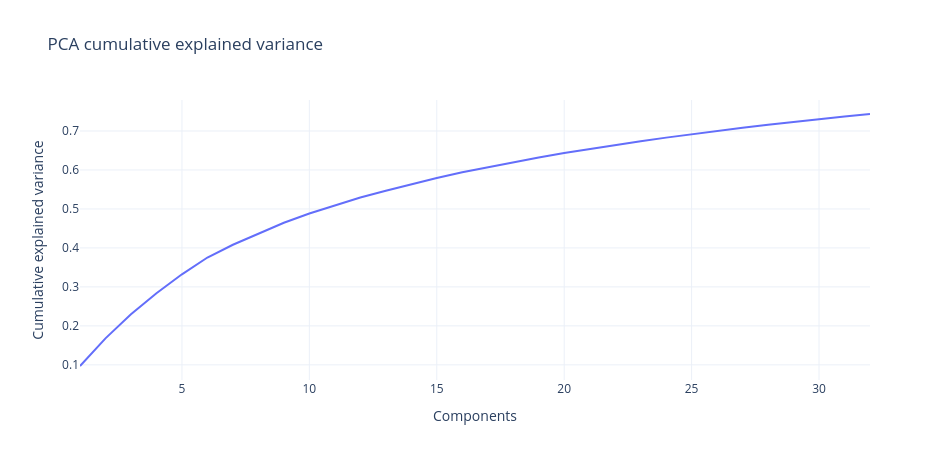
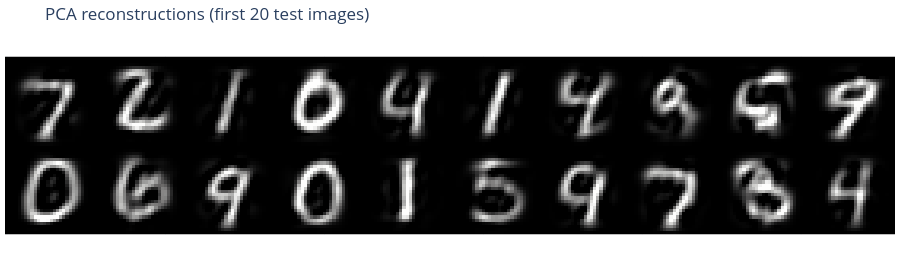
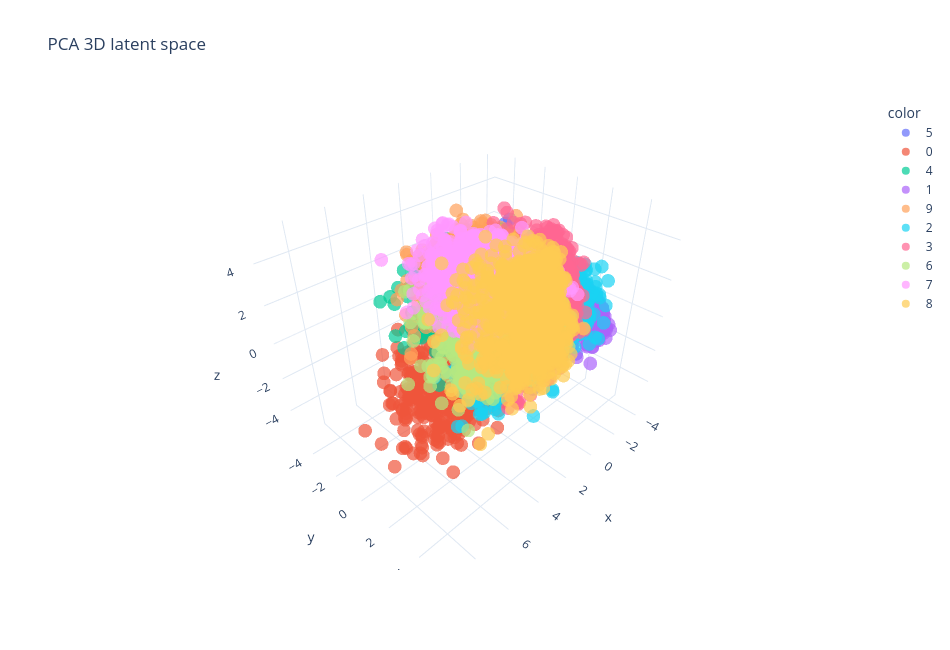

These figures' notebook cell, in order:
### Markdown cell above
## Stage 2 - PCA baseline

We fit PCA on flattened images, inspect explained variance, and compare reconstruction quality against neural approaches later.

### Code cell
pca_train_ds = datasets.MNIST(root=DATA_DIR, train=True, transform=base_transform, download=True)
pca_test_ds = datasets.MNIST(root=DATA_DIR, train=False, transform=base_transform, download=True)
pca_train_images = torch.stack([pca_train_ds[i][0] for i in range(len(pca_train_ds))])
pca_train_labels = torch.tensor([pca_train_ds[i][1] for i in range(len(pca_train_ds))])
pca_test_images = torch.stack([pca_test_ds[i][0] for i in range(len(pca_test_ds))])
pca_test_labels = torch.tensor([pca_test_ds[i][1] for i in range(len(pca_test_ds))])

train_flat = pca_train_images.view(len(pca_train_images), -1).numpy()
test_flat = pca_test_images.view(len(pca_test_images), -1).numpy()

pca_components = 32
pca = PCA(n_components=pca_components, random_state=SEED)
pca.fit(train_flat)

test_proj = pca.transform(test_flat)
test_recon = pca.inverse_transform(test_proj)
eps = 1e-8
pca_bce = float(-np.mean(
    np.clip(test_flat, 0, 1) * np.log(np.clip(test_recon, eps, 1 - eps))
    + (1 - np.clip(test_flat, 0, 1)) * np.log(np.clip(1 - test_recon, eps, 1 - eps))
))
print("PCA BCE:", pca_bce)

cum_var = np.cumsum(pca.explained_variance_ratio_)
fig_var = px.line(
    x=np.arange(1, pca_components + 1),
    y=cum_var,
    labels={"x": "Components", "y": "Cumulative explained variance"},
    title="PCA explained variance",
)
style_fig(fig_var, "PCA cumulative explained variance").show()

pca_recon_images = np.clip(test_recon.reshape(-1, 28, 28), 0, 1)
fig_pca_recon = show_image_grid(pca_recon_images[:20], "PCA reconstructions (first 20 test images)", ncols=10)
fig_pca_recon.show()

pca3 = PCA(n_components=3, random_state=SEED)
latent3 = pca3.fit_transform(train_flat[:8000])
fig_pca_latent = px.scatter_3d(
    x=latent3[:, 0],
    y=latent3[:, 1],
    z=latent3[:, 2],
    color=pca_train_labels[:8000].numpy().astype(str),
    opacity=0.7,
    title="PCA 3D latent space",
)
fig_pca_latent.update_layout(template="plotly_white", width=950, height=650)
fig_pca_latent.show()

### Figure 1 — Plotly figure (JSON) as saved in the notebook; plotly's stock layout.template omitted (floating-point values rounded to 4 significant figures)
{"data": [{"hovertemplate": "Components=%{x}<br>Cumulative explained variance=%{y}<extra></extra>", "legendgroup": "", "line": {"color": "#636efa", "dash": "solid"}, "marker": {"symbol": "circle"}, "mode": "lines", "name": "", "orientation": "v", "showlegend": false, "type": "scatter", "x": [1, 2, 3, 4, 5, 6, 7, 8, 9, 10, 11, 12, 13, 14, 15, 16, 17, 18, 19, 20, 21, 22, 23, 24, 25, 26, 27, 28, 29, 30, 31, 32], "xaxis": "x", "y": [0.09704, 0.168, 0.2297, 0.2836, 0.3323, 0.3754, 0.4081, 0.4369, 0.4646, 0.4881, 0.5092, 0.5295, 0.5466, 0.5635, 0.5793, 0.5942, 0.6074, 0.6202, 0.632, 0.6436, 0.6542, 0.6643, 0.6738, 0.683, 0.6918, 0.7002, 0.7083, 0.7162, 0.7236, 0.7305, 0.7371, 0.7436], "yaxis": "y"}], "layout": {"height": 460, "legend": {"tracegroupgap": 0}, "title": {"text": "PCA cumulative explained variance"}, "width": 950, "xaxis": {"anchor": "y", "domain": [0, 1], "title": {"text": "Components"}}, "yaxis": {"anchor": "x", "domain": [0, 1], "title": {"text": "Cumulative explained variance"}}}}

### Figure 2 — Plotly figure (JSON) as saved in the notebook; plotly's stock layout.template omitted (floating-point values rounded to 4 significant figures; data arrays with more than 128 entries replaced by an {"elided": "..."} marker saying what was removed)
{"data": [{"coloraxis": "coloraxis", "hovertemplate": "x: %{x}<br>y: %{y}<br>color: %{z}<extra></extra>", "name": "0", "type": "heatmap", "xaxis": "x", "yaxis": "y", "z": {"elided": "56x280 float values"}}], "layout": {"coloraxis": {"cmax": 1, "cmin": 0, "colorscale": [[0, "rgb(0, 0, 0)"], [0.09091, "rgb(16, 16, 16)"], [0.1818, "rgb(38, 38, 38)"], [0.2727, "rgb(59, 59, 59)"], [0.3636, "rgb(81, 80, 80)"], [0.4545, "rgb(102, 101, 101)"], [0.5455, "rgb(124, 123, 122)"], [0.6364, "rgb(146, 146, 145)"], [0.7273, "rgb(171, 171, 170)"], [0.8182, "rgb(197, 197, 195)"], [0.9091, "rgb(224, 224, 223)"], [1, "rgb(254, 254, 253)"]], "showscale": false}, "height": 256, "margin": {"b": 5, "l": 5, "r": 5, "t": 40}, "title": {"text": "PCA reconstructions (first 20 test images)"}, "xaxis": {"anchor": "y", "constrain": "domain", "domain": [0, 1], "scaleanchor": "y", "showticklabels": false}, "yaxis": {"anchor": "x", "autorange": "reversed", "constrain": "domain", "domain": [0, 1], "showticklabels": false}}}

### Figure 3 — Plotly figure (JSON) as saved in the notebook; plotly's stock layout.template omitted (floating-point values rounded to 4 significant figures; data arrays with more than 128 entries replaced by an {"elided": "..."} marker saying what was removed)
{"data": [{"hovertemplate": "color=5<br>x=%{x}<br>y=%{y}<br>z=%{z}<extra></extra>", "legendgroup": "5", "marker": {"color": "#636efa", "opacity": 0.7, "symbol": "circle"}, "mode": "markers", "name": "5", "scene": "scene", "showlegend": true, "type": "scatter3d", "x": {"elided": "702 float values"}, "y": {"elided": "702 float values"}, "z": {"elided": "702 float values"}}, {"hovertemplate": "color=0<br>x=%{x}<br>y=%{y}<br>z=%{z}<extra></extra>", "legendgroup": "0", "marker": {"color": "#EF553B", "opacity": 0.7, "symbol": "circle"}, "mode": "markers", "name": "0", "scene": "scene", "showlegend": true, "type": "scatter3d", "x": {"elided": "795 float values"}, "y": {"elided": "795 float values"}, "z": {"elided": "795 float values"}}, {"hovertemplate": "color=4<br>x=%{x}<br>y=%{y}<br>z=%{z}<extra></extra>", "legendgroup": "4", "marker": {"color": "#00cc96", "opacity": 0.7, "symbol": "circle"}, "mode": "markers", "name": "4", "scene": "scene", "showlegend": true, "type": "scatter3d", "x": {"elided": "799 float values"}, "y": {"elided": "799 float values"}, "z": {"elided": "799 float values"}}, {"hovertemplate": "color=1<br>x=%{x}<br>y=%{y}<br>z=%{z}<extra></extra>", "legendgroup": "1", "marker": {"color": "#ab63fa", "opacity": 0.7, "symbol": "circle"}, "mode": "markers", "name": "1", "scene": "scene", "showlegend": true, "type": "scatter3d", "x": {"elided": "906 float values"}, "y": {"elided": "906 float values"}, "z": {"elided": "906 float values"}}, {"hovertemplate": "color=9<br>x=%{x}<br>y=%{y}<br>z=%{z}<extra></extra>", "legendgroup": "9", "marker": {"color": "#FFA15A", "opacity": 0.7, "symbol": "circle"}, "mode": "markers", "name": "9", "scene": "scene", "showlegend": true, "type": "scatter3d", "x": {"elided": "795 float values"}, "y": {"elided": "795 float values"}, "z": {"elided": "795 float values"}}, {"hovertemplate": "color=2<br>x=%{x}<br>y=%{y}<br>z=%{z}<extra></extra>", "legendgroup": "2", "marker": {"color": "#19d3f3", "opacity": 0.7, "symbol": "circle"}, "mode": "markers", "name": "2", "scene": "scene", "showlegend": true, "type": "scatter3d", "x": {"elided": "788 float values"}, "y": {"elided": "788 float values"}, "z": {"elided": "788 float values"}}, {"hovertemplate": "color=3<br>x=%{x}<br>y=%{y}<br>z=%{z}<extra></extra>", "legendgroup": "3", "marker": {"color": "#FF6692", "opacity": 0.7, "symbol": "circle"}, "mode": "markers", "name": "3", "scene": "scene", "showlegend": true, "type": "scatter3d", "x": {"elided": "811 float values"}, "y": {"elided": "811 float values"}, "z": {"elided": "811 float values"}}, {"hovertemplate": "color=6<br>x=%{x}<br>y=%{y}<br>z=%{z}<extra></extra>", "legendgroup": "6", "marker": {"color": "#B6E880", "opacity": 0.7, "symbol": "circle"}, "mode": "markers", "name": "6", "scene": "scene", "showlegend": true, "type": "scatter3d", "x": {"elided": "798 float values"}, "y": {"elided": "798 float values"}, "z": {"elided": "798 float values"}}, {"hovertemplate": "color=7<br>x=%{x}<br>y=%{y}<br>z=%{z}<extra></extra>", "legendgroup": "7", "marker": {"color": "#FF97FF", "opacity": 0.7, "symbol": "circle"}, "mode": "markers", "name": "7", "scene": "scene", "showlegend": true, "type": "scatter3d", "x": {"elided": "853 float values"}, "y": {"elided": "853 float values"}, "z": {"elided": "853 float values"}}, {"hovertemplate": "color=8<br>x=%{x}<br>y=%{y}<br>z=%{z}<extra></extra>", "legendgroup": "8", "marker": {"color": "#FECB52", "opacity": 0.7, "symbol": "circle"}, "mode": "markers", "name": "8", "scene": "scene", "showlegend": true, "type": "scatter3d", "x": {"elided": "753 float values"}, "y": {"elided": "753 float values"}, "z": {"elided": "753 float values"}}], "layout": {"height": 650, "legend": {"title": {"text": "color"}, "tracegroupgap": 0}, "scene": {"domain": {"x": [0, 1], "y": [0, 1]}, "xaxis": {"title": {"text": "x"}}, "yaxis": {"title": {"text": "y"}}, "zaxis": {"title": {"text": "z"}}}, "title": {"text": "PCA 3D latent space"}, "width": 950}}
